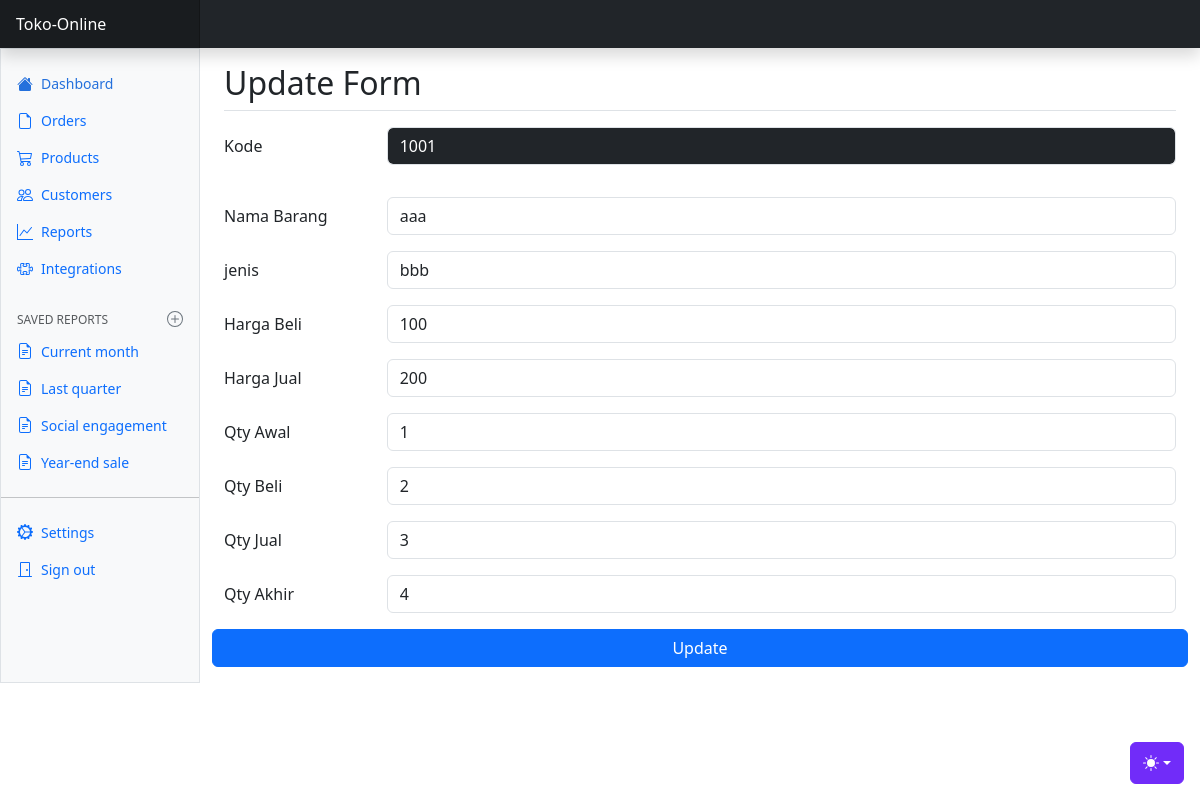
/admin/index.php?page=products&id=1001, run on the app's committed database.
### tables this page shows
CREATE TABLE `barang` (
  `kode` char(8) NOT NULL,
  `barang` varchar(100) NOT NULL,
  `jenis` char(20) NOT NULL,
  `hbeli` int NOT NULL DEFAULT '0',
  `hjual` int NOT NULL DEFAULT '0',
  `qtyawal` int NOT NULL DEFAULT '0',
  `qtybeli` int NOT NULL DEFAULT '0',
  `qtyjual` int NOT NULL DEFAULT '0',
  `qtyakhir` int NOT NULL DEFAULT '0',
  `gambar` varchar(200) NOT NULL,
  PRIMARY KEY (`kode`)
);

### admin/main/barang/ubah.php (the view, shortened to what this page needs)
<?php
require_once("../config/koneksi.php");
if (isset($_GET['id'])) {
    $kode = $_GET['id'];
    $hasil = mysqli_query($conn, "SELECT * FROM barang WHERE kode='$kode'");
    $baris = mysqli_fetch_assoc($hasil);
}
?>
<h2 class="pt-3 pb-2 mb-3 border-bottom">Update Form</h2>
<form action="" method="post">
    <div class="row mb-3">
        <label for="kode" class="col-sm-2 col-form-label">Kode</label>
        <div class="col-sm-10">
            <p class="form-control bg-dark text-white"><?= $id ?></p>
        </div>
    </div>
    <div class="row mb-3">
        <label for="barang" class="col-sm-2 col-form-label">Nama Barang</label>
        <div class="col-sm-10">
            <input type="text" class="form-control" id="barang" name="barang" value="<?= $baris['barang'] ?>">
        </div>
    </div>
    <div class="row mb-3">
        <label for="jenis" class="col-sm-2 col-form-label">jenis</label>
        <div class="col-sm-10">
            <input type="text" class="form-control" id="jenis" name="jenis" value="<?= $baris['jenis'] ?>">
        </div>
    </div>
    <div class="row mb-3">
        <label for="hbeli" class="col-sm-2 col-form-label">Harga Beli</label>
        <div class="col-sm-10">
            <input type="number" class="form-control" id="hbeli" name="hbeli" value="<?= $baris['hbeli'] ?>">
        </div>
    </div>
    <div class="row mb-3">
        <label for="hjual" class="col-sm-2 col-form-label">Harga Jual</label>
        <div class="col-sm-10">
            <input type="number" class="form-control" id="hjual" name="hjual" value="<?= $baris['hjual'] ?>">
        </div>
    </div>
    <div class="row mb-3">
        <label for="qtyawal" class="col-sm-2 col-form-label">Qty Awal</label>
        <div class="col-sm-10">
            <input type="number" class="form-control" id="qtyawal" name="qtyawal" value="<?= $baris['qtyawal'] ?>">
        </div>
    </div>
    <div class="row mb-3">
        <label for="qtybeli" class="col-sm-2 col-form-label">Qty Beli</label>
        <div class="col-sm-10">
            <input type="number" class="form-control" id="qtybeli" name="qtybeli" value="<?= $baris['qtybeli'] ?>">
        </div>
    </div>
    <div class="row mb-3">
        <label for="qtyjual" class="col-sm-2 col-form-label">Qty Jual</label>
        <div class="col-sm-10">
            <input type="number" class="form-control" id="qtyjual" name="qtyjual" value="<?= $baris['qtyjual'] ?>">
        </div>
    </div>
    <div class="row mb-3">
        <label for="qtyakhir" class="col-sm-2 col-form-label">Qty Akhir</label>
        <div class="col-sm-10">
            <input type="number" class="form-control" id="qtyakhir" name="qtyakhir" value="<?= $baris['qtyakhir'] ?>">
        </div>
    </div>
    <div class="row mb-3">
        <button type="submit" name="update" class="btn btn-primary">Update</button>
    </div>
</form>

### data on the page
barang: barang "aaa", jenis "bbb", hbeli "100", hjual "200", qtyawal "1", qtybeli "2", qtyjual "3", qtyakhir "4"

### other printed values
$id "1001"
